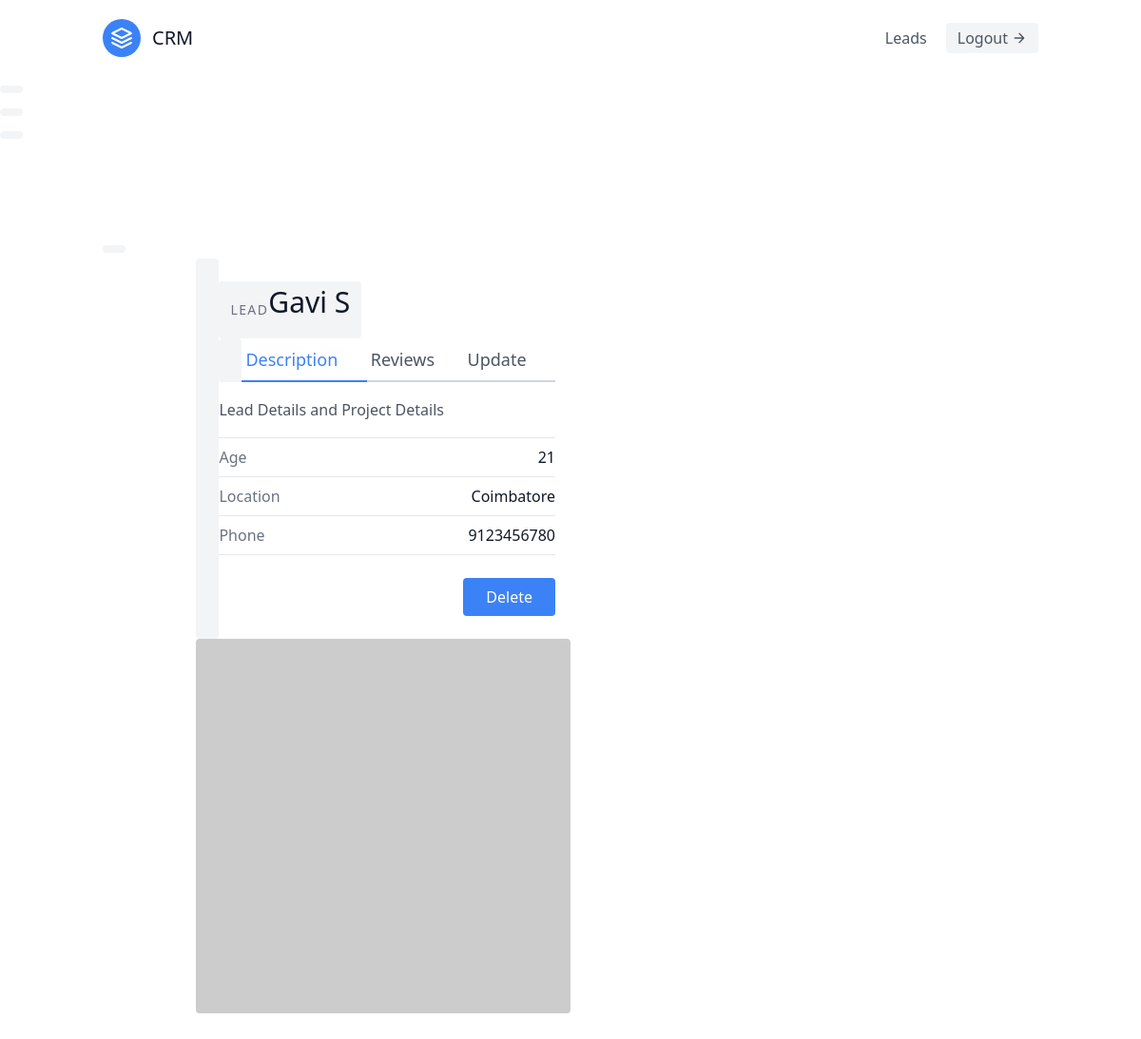
Page /leads/2/ (signed in) on the committed database.
### leads/models.py (models this page shows, shortened)
class Leads(models.Model):
    first_name=models.CharField(max_length=100)
    last_name=models.CharField(max_length=100)
    age=models.IntegerField()
    agent=models.ForeignKey(Agent,on_delete=models.CASCADE)
    class Meta:
        verbose_name_plural="Leads"

### leads/views.py (the view)
# urls.py: path("<int:pk>/",LeadDetailView.as_view(),name="leads-details"),
class LeadDetailView(DetailView):
    template_name="leads/leads_details.html"
    queryset=Leads.objects.all()
    context_object_name="lead"

### leads/templates/leads/leads_details.html
{% extends "base.html" %}
{% block content %}
<section class="text-gray-600 body-font overflow-hidden">
    <div class="container px-5 py-24 mx-auto">
      <div class="lg:w-4/5 mx-auto flex flex-wrap">
        <div class="lg:w-1/2 w-full lg:pr-10 lg:py-6 mb-6 lg:mb-0">
          <h2 class="text-sm title-font text-gray-500 tracking-widest">LEAD</h2>
          <h1 class="text-gray-900 text-3xl title-font font-medium mb-4">{{lead.first_name}} {{lead.last_name}}</h1>
          <div class="flex mb-4">
            <a class="flex-grow text-blue-500 border-b-2 border-blue-500 py-2 text-lg px-1">Description</a>
            <a class="flex-grow border-b-2 border-gray-300 py-2 text-lg px-1">Reviews</a>
            <a href="{% url "leads:leads-update" lead.pk %}" class="flex-grow border-b-2 border-gray-300 py-2 text-lg px-1 hover:text-blue-300">Update</a>
          </div>
          <p class="leading-relaxed mb-4">Lead Details and Project Details</p>
          <div class="flex border-t border-gray-200 py-2">
            <span class="text-gray-500">Age</span>
            <span class="ml-auto text-gray-900">{{lead.age}}</span>
          </div>
          <div class="flex border-t border-gray-200 py-2">
            <span class="text-gray-500">Location</span>
            <span class="ml-auto text-gray-900">Coimbatore</span>
          </div>
          <div class="flex border-t border-b mb-6 border-gray-200 py-2">
            <span class="text-gray-500">Phone</span>
            <span class="ml-auto text-gray-900">9123456780</span>
          </div>
          <div class="flex">
            <button class="flex ml-auto text-white bg-blue-500 border-0 py-2 px-6 focus:outline-none hover:bg-blue-600 rounded"><a href ="{% url "leads:leads-delete" lead.pk %}"> Delete</a></button>
          </div>
        </div>
        <img alt="ecommerce" class="lg:w-1/2 w-full lg:h-auto h-64 object-cover object-center rounded" src="https://dummyimage.com/400x400">
      </div>
    </div>
  </section>
{% endblock content %}

### rows in the picture
Leads: first_name "Gavi", last_name "S", age "21"
